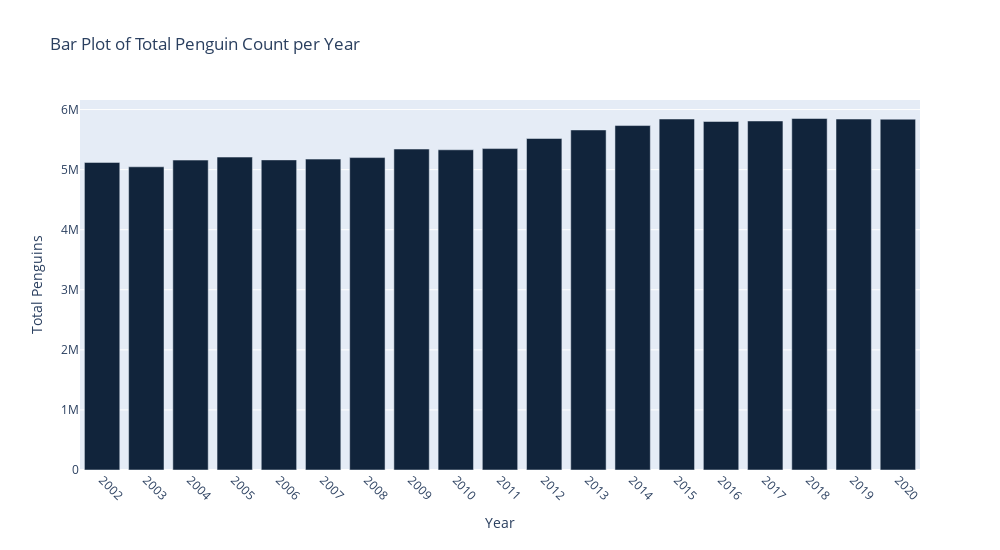

This figure's notebook cell:
### Markdown cell above
#### The donut pie chart reveals that the distribution of penguin species in our dataset is not equal. The Adélie penguin stands out as the most prominent species, followed by the Chinstrap, Emperor, Gentoo, Macaroni, and King penguin. Each species is labeled with the corresponding percentage, providing a clearer overview of the distribution among the different species. - Proofread

### Code cell
penguin_total = interpolated_data.groupby('year')['penguin_count'].sum()

fig = go.Figure([go.Bar(x=penguin_total.index, y=penguin_total, marker={'color': '#11243B'})])
fig.update_layout(title_text='Bar Plot of Total Penguin Count per Year', 
                  xaxis_tickangle=-45,
                  xaxis=go.layout.XAxis(
                    title="Year",
                    tickmode='linear',
                    tickangle = 45),
                  yaxis=go.layout.YAxis(
                    title="Total Penguins"),
                  height=550,
                  width= 1000
                 )
fig.show()

### Figure 1 — Plotly figure (JSON) as saved in the notebook; plotly's stock layout.template omitted (floating-point values rounded to 4 significant figures)
{"data": [{"marker": {"color": "#11243B"}, "type": "bar", "x": [2002, 2003, 2004, 2005, 2006, 2007, 2008, 2009, 2010, 2011, 2012, 2013, 2014, 2015, 2016, 2017, 2018, 2019, 2020], "y": [5120000.0, 5047000.0, 5159000.0, 5209000.0, 5162000.0, 5175000.0, 5200000.0, 5343000.0, 5330000.0, 5350000.0, 5518000.0, 5661000.0, 5734000.0, 5843000.0, 5801000.0, 5810000.0, 5851000.0, 5842000.0, 5840000.0]}], "layout": {"height": 550, "title": {"text": "Bar Plot of Total Penguin Count per Year"}, "width": 1000, "xaxis": {"tickangle": 45, "tickmode": "linear", "title": {"text": "Year"}}, "yaxis": {"title": {"text": "Total Penguins"}}}}
